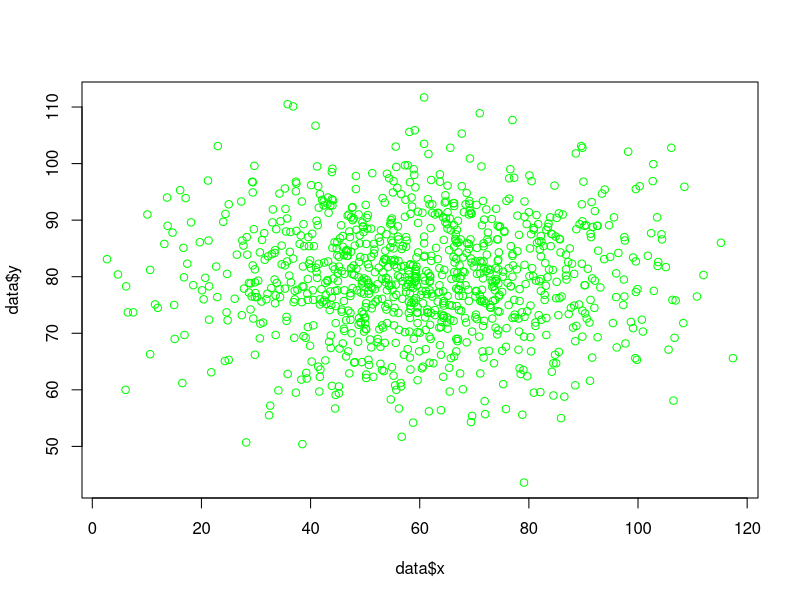
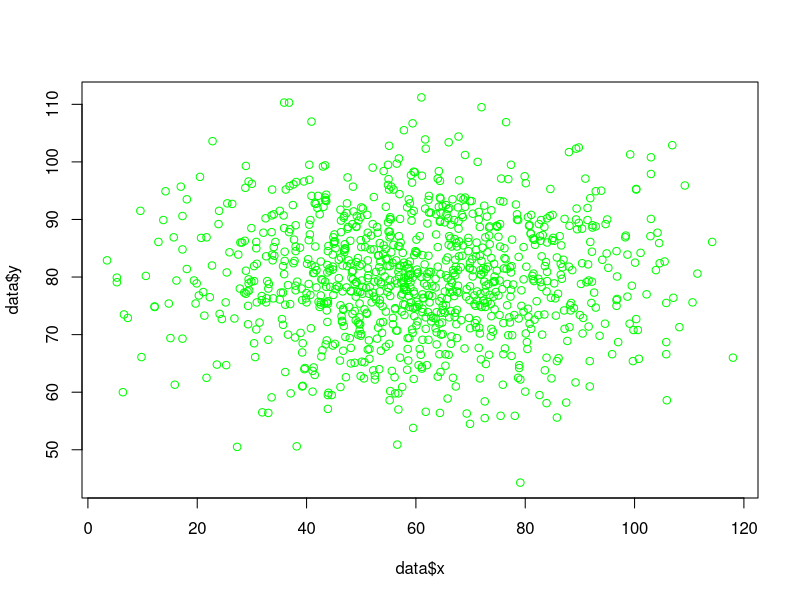
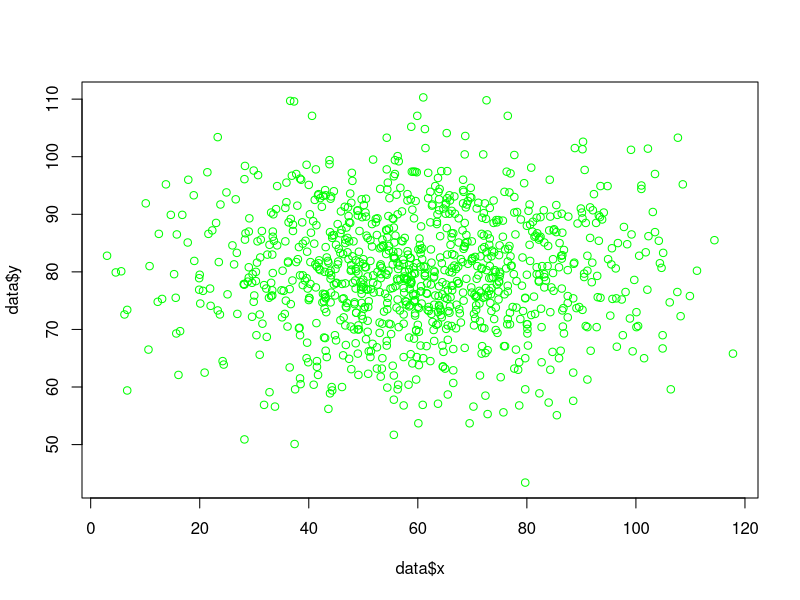
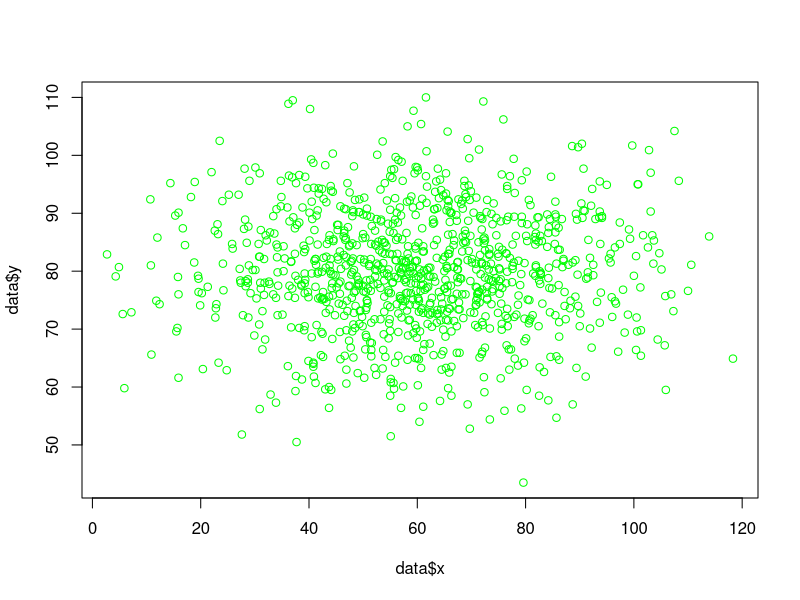
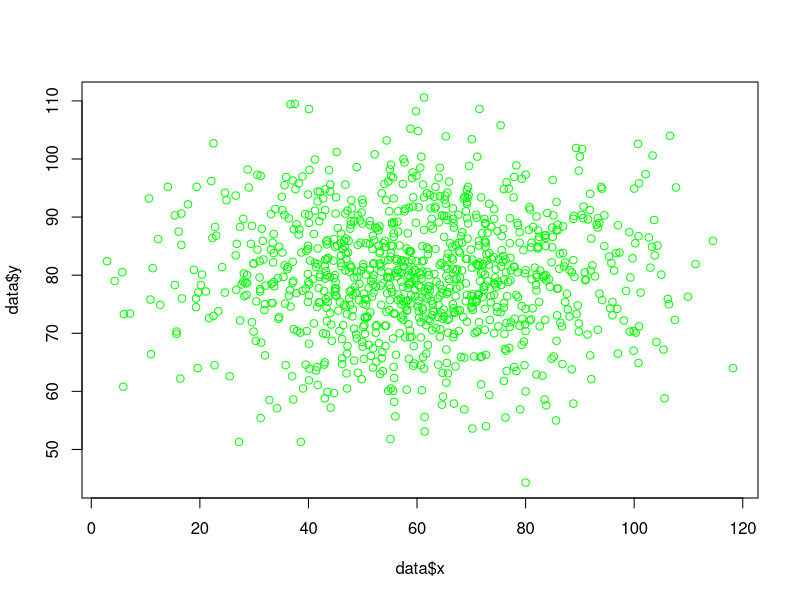
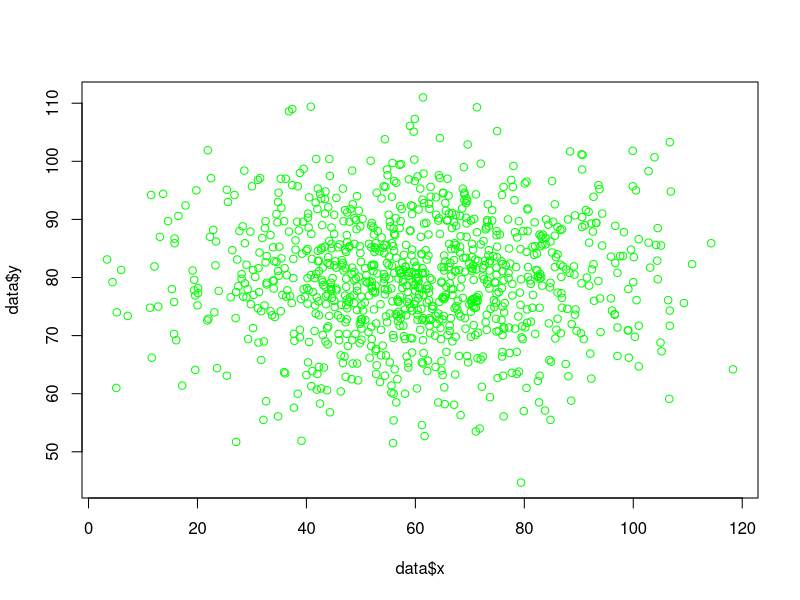
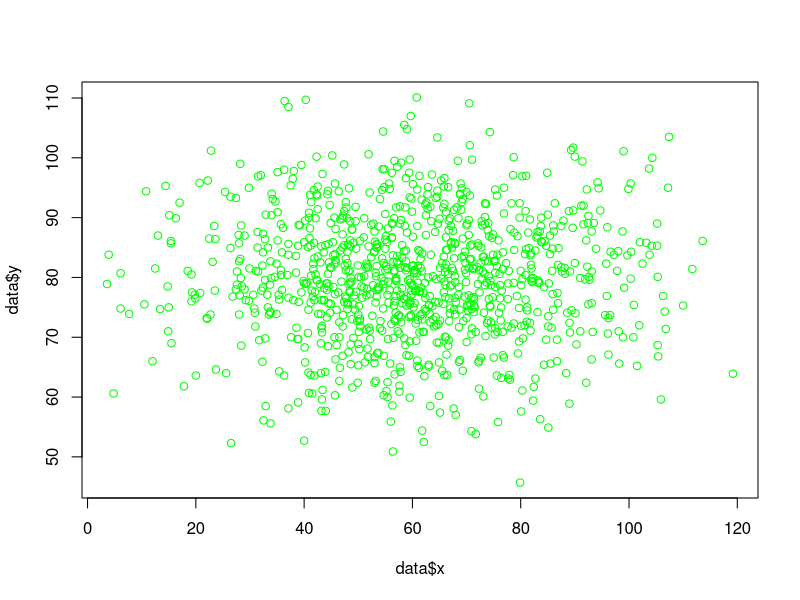
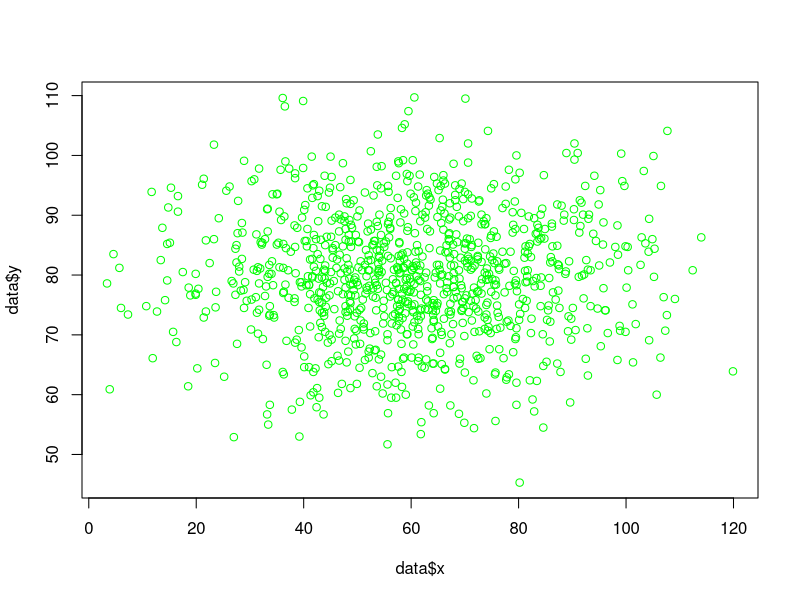

Write R code to recreate these figures, in order. (Note: this script raises an error after producing the figures.)
library(tidyverse)

#===============================================================================
#           Creating the population
#===============================================================================
pop_val <- 1000

x <- rnorm(pop_val, mean = 60, sd = 20)
x <- round(x, digits = 1) #x cordinate values


y <- rnorm(pop_val, mean = 80, sd = 10)
y <- round(y, digits = 1) #y cordinate values

state <- rep("normal", pop_val) #Status, initially set to normal

imm_prob_val <- c(0.1, 0.2, 0.3, 0.4, 0.5, 0.6, 0.7, 0.8, 0.9, 1.0)
immunity <- sample(imm_prob_val, pop_val, replace = TRUE)

data <- data.frame(x,y, state, immunity) # joined as a data frame
plot(data$x, data$y, col = 'green')

#==============================================================================
#               People movement generation 
#==============================================================================

#This section, it just moves the people around the plane and produces multiple 
#Plots

i = 1
loop = 1

for (loop in 1:30) {
  for (i in 1:pop_val){ 
    temp_x <- round(runif(1, -1.0, 1.0 ), digits = 1)
    temp_y <- round(runif(1, -1.0, 1.0), digits = 1)
    
    data$x[i] <- data$x[i] + temp_x
    data$y[i] <- data$y[i] + temp_y
    i = i + 1
    
  } 
  plot(data$x, data$y, col = 'green')
  loop = loop + 1
  
}

#==============================================================================
#Creating a random person who got infected
#==============================================================================

data$state[sample(1:pop_val, 1)] <- "Infected"

plot(data$x, data$y, xlab = "X-Axis", ylab = "Y-Axis", col = ifelse(data$state == 'normal', 'green', 'red'))

#===============================================================================
#The infection spread
#===============================================================================

zombie <- data.frame(subset(data, data$state == "Infected"))

tmp = 0
j = 1

for (j in 1:200) {
  
  tmp = round(runif(1, -5.0, 5.0 ), digits = 1)
  print(paste("Main Loop Number ", j, "   Random value Generated : ", tmp))
  print("==================================================")
    
  zombie$x <- zombie$x + tmp 
  zombie$y <- zombie$y + tmp
  
  print(paste("Number ", j, "X value : ", zombie$x))
  print(paste("Number ", j, "y value : ", zombie$y))
  print("==================================================")
  
  k = 1
  
  print(paste("Inside the data Loop "))
  print("====================================================================")
  print("====================================================================")
  
  for (k in 1:nrow(data)) {
    
    if (data$state[k] == "Infected")
      print("This person is already infected, back away")
    else {
      d_x = 0
      d_y = 0 
      print(paste("Number ", k , "  Main Loop : ", j))
      print("========================================")
      print(paste("x value : ", data$x[k]))
      print(paste("x value : ", data$y[k]))
      print("========================================")
      
      d_x = round((data$x[k] - zombie$x), digits = 1)
      d_y = round((data$y[k] - zombie$y), digits = 1)
      
      print(paste("Difference in x value : ", d_x))
      print(paste("Difference in y value : ", d_y))
      
      if(d_x <= 3 & d_x >= -3){
        print(paste(k," 's X value is satisfied here"))
        if(d_y <= 3 & d_y >= -3){
          print(paste(k, " 's y value is satisfied here as well "))
          if(data$immunity[k] <= 0.5){
            print("This person got the virus")
            data$state[k] <- "Infected"
          }
          else
            print("Person has good immunity, so no effect")
        }
        else
          print(paste(k," 's y value is not satisfied here as well"))
      }
      
      else
        print(paste(k, " 's X value itself is not satisfied here"))
      
      print(paste("Value ", k," check done "))
      print ("===========================================================")
      
    }
    k = k + 1
  }
  
  plot(data$x, data$y, xlab = "X-Axis", ylab = "Y-Axis", col = ifelse(data$state == 'normal', 'green', 'red'))
  j = j + 1
}

#===============================================================================
# To clear the workspace, packages, plots and consoles
#===============================================================================



# To Clear workspace
rm(list = ls())

# To Clear packages
p_unload(psych, GPArotation)

# Clear plots
dev.off()

# Clear console
cat("\014")  # ctrl+L